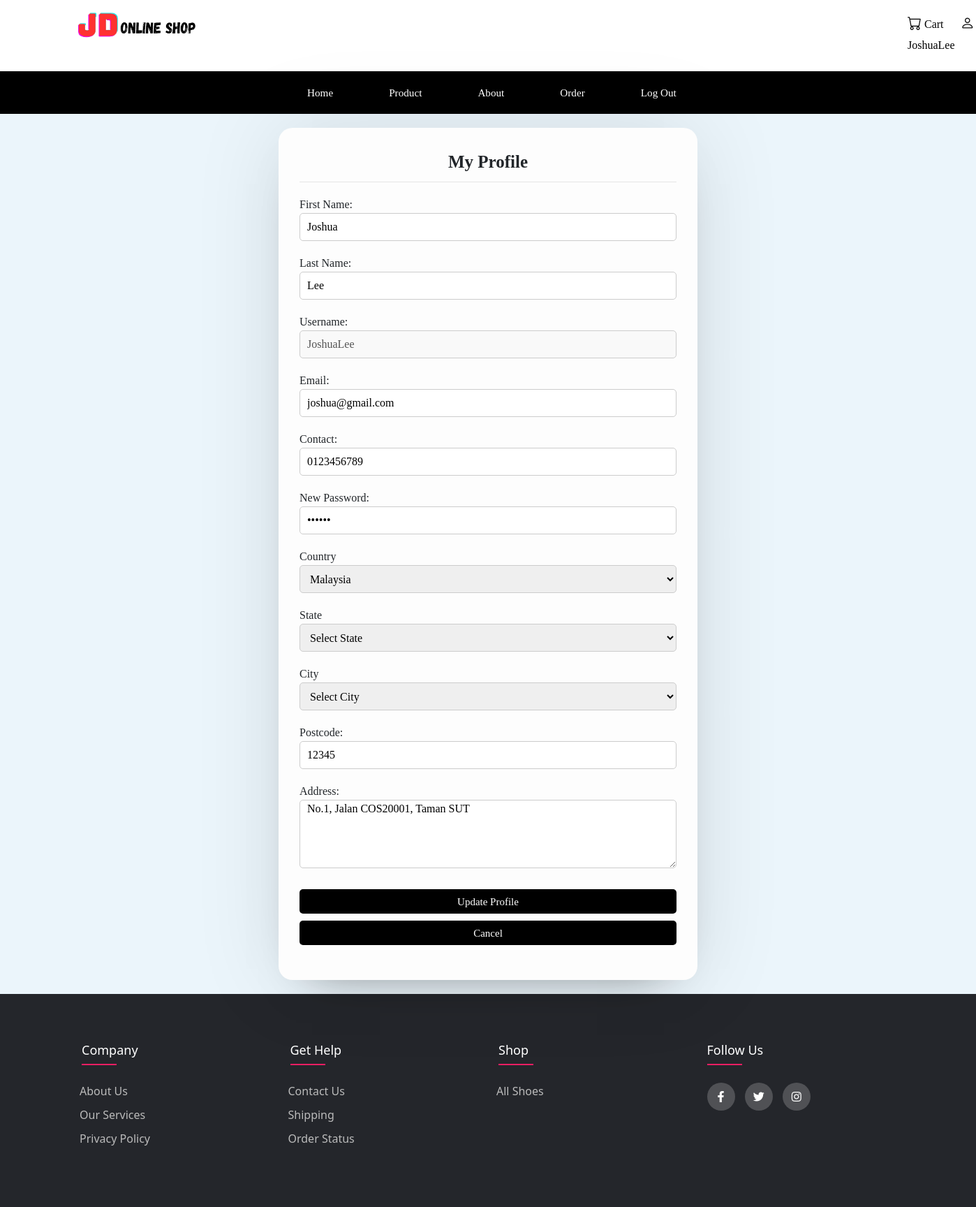
/customerprofile.php (signed in), run on the app's committed database.
### tables this page shows
CREATE TABLE `customers` (
  `cusID` int(255) NOT NULL,
  `firstName` varchar(255) NOT NULL,
  `lastName` varchar(255) NOT NULL,
  `username` varchar(255) NOT NULL,
  `email` varchar(255) NOT NULL,
  `contact` varchar(255) NOT NULL,
  `password` varchar(255) NOT NULL,
  `country_id` int(11) NOT NULL,
  `state_id` int(11) NOT NULL,
  `city_id` int(11) NOT NULL,
  `postcode` varchar(11) NOT NULL,
  `address` text NOT NULL
);

CREATE TABLE `countries` (
  `id` int(11) NOT NULL,
  `name` varchar(255) NOT NULL
);

### customerprofile.php (the view, shortened to what this page needs)
<?php
include("connect/config.php");
$cusID = $_SESSION["cusID"];
$query = mysqli_query($conn,"SELECT * FROM customers WHERE cusID=$cusID");
$r = mysqli_fetch_array($query);
?>
<!DOCTYPE html>
<html lang="en">
<head>
    <link rel="stylesheet" href="css/style.css">
</head>
<body>
    <?php include 'nav-footer/nav.php' ?>
    <div class="container">
        <div class="form-box">
            <header>My Profile</header>
            <form id="profileForm" action="<?php echo htmlspecialchars($_SERVER["PHP_SELF"]); ?>" method="POST">
                <div class="field input">
                    <label for="firstName" style="font-family: Verdana;">First Name:</label>
                    <input type="text" value="<?php echo $r['firstName'] ?>" id="firstName" name="firstName" required style="font-family: Verdana;">
                </div>
                <div class="field input">
                    <label for="lastName" style="font-family: Verdana;">Last Name:</label>
                    <input type="text" value="<?php echo $r['lastName'] ?>" id="lastName" name="lastName" required style="font-family: Verdana;">
                </div>
                <div class="field input">
                    <label for="username" style="font-family: Verdana;">Username:</label>
                    <input type="text" value="<?php echo $r['username'] ?>" id="username" name="username" disabled style="font-family: Verdana;">
                </div>
                <div class="field input">
                    <label for="email" style="font-family: Verdana;">Email:</label>
                    <input type="email" value="<?php echo $r['email'] ?>" id="email" name="email" required style="font-family: Verdana;">
                </div>
                <div class="field input">
                    <label for="contact" style="font-family: Verdana;">Contact:</label>
                    <input type="text" value="<?php echo $r['contact'] ?>" id="contact" name="contact" required style="font-family: Verdana;">
                </div>
                <div class="field input">
                    <label for="password" style="font-family: Verdana;">New Password:</label>
                    <input type="password" value="<?php echo $r['password'] ?>" id="password" name="password" required style="font-family: Verdana;">
                </div>
                <div class="field input">
                    <label for="country">Country</label>
                    <select id="country" name="country_id">
                      <?php
                      include('connect/config.php');
                      $fetch_country = mysqli_query($conn,"SELECT * FROM countries");
                      while($country = mysqli_fetch_array($fetch_country)){
                        ?>
                        <option <?php if($r['country_id'] == $country['id']){echo "selected";} ?> value="<?php echo $country['id']; ?>"><?php echo $country['name']; ?></option>
                    <?php } ?>
                </select>
            </div>
            <div class="field input">
                <label for="state">State</label>
                <select id="state" name="state_id">
                    <option value="0">Select State</option>
                </select>
            </div>
            <div class="field input">
                <label for="city" style="font-family: Verdana;">City</label>
                <select id="city" name="city_id">
                    <option value="0">Select City</option>
                </select>
            </div>
            <div class="field input">
                <label for="postcode" style="font-family: Verdana;">Postcode:</label>
                <input type="text" value="<?php echo $r['postcode'] ?>" id="postcode" name="postcode" required style="font-family: Verdana;">
            </div>
            <div class="field input">
                <label for="address" style="font-family: Verdana;">Address:</label>
                <textarea id="address" name="address" rows="4" cols="50" required style="font-family: Verdana;"><?php echo $r['address'] ?></textarea>
            </div>
            <div class="field submit">
                <button type="submit" name="submit" class="btn-1">Update Profile</button>
                <button type="button" onclick="cancelEdit()" class="btn-1">Cancel</button>
            </div>
        </form>
    </div>
</div>
<?php include 'nav-footer/footer.php' ?>
</body>
</html>

### nav-footer/nav.php (shortened to what this page needs)
<head>
	<link href="https://cdn.jsdelivr.net/npm/bootstrap@5.2.1/dist/css/bootstrap.min.css" rel="stylesheet">
	<link rel="stylesheet" href="https://cdn.jsdelivr.net/npm/bootstrap-icons@1.9.1/font/bootstrap-icons.css">
	<link rel="stylesheet" href="https://cdnjs.cloudflare.com/ajax/libs/font-awesome/5.15.4/css/all.min.css">
	<link rel="stylesheet" type="text/css" href="https://cdnjs.cloudflare.com/ajax/libs/font-awesome/5.15.1/css/all.min.css">
</head>
<nav>
    <div class="logoContainer">
        <i class="nav-logo" onclick="document.location.href='index.php'"><img src="images/nav-logo.png"></i>
    </div>
    <div class="icons">
        <a href="#" onclick="document.location='cart.php'" class="cart"><i class="bi bi-cart"></i><p class="menuLabel">  Cart</p></a>
        <?php
        if(empty($_SESSION["cusID"]))
        {
            echo '<a href="login.php" class="person"><i class="bi bi-person"></i><p class="menuLabel">  LogIn</p></a>';
        }
        else{
            $cusID = $_SESSION['cusID'];
            $query = mysqli_query($conn,"SELECT * FROM customers WHERE cusID=$cusID");
            while($result = mysqli_fetch_assoc($query)){
                $res_Uname = $result['username'];
            }
            ?>
            <a href="customerprofile.php" class="person"><i class="bi bi-person"></i><p class="menuLabel">  <?php echo $res_Uname ?></p></a>
        <?php } ?>
    </div>
    <br>
    <div class="navbar">
        <ul class="nav-ul">
            <?php
            if(empty($_SESSION["cusID"]))
            {
                echo '<li><a href="index.php" class="start">Home</a></li>';
                echo '<li><a href="product.php">Product</a></li>';
                echo '<li><a href="aboutus.php">About</a></li>';
                echo '<li><a href="login.php">Login</a></li>';
            }
            else
            {
                echo '<li><a href="index.php" class="start">Home</a></li>';
                echo '<li><a href="product.php">Product</a></li>';
                echo '<li><a href="aboutus.php">About</a></li>';
                echo '<li><a href="orderhistory.php">Order</a></li>';
                echo '<li><a href="connect/logout.php">Log Out</a></li>';
            }
            ?>
        </ul>
    </div>
</nav>

### css/style.css (style rules this page uses)
.container { display: flex; align-items: center; justify-content: center; background-color: #EBF5FB; min-height: 83vh; min-width: 100%; }
.form-box { width: 600px; margin: 0px 10px; }
.form-box header { font-size: 25px; font-weight: 600; padding-bottom: 10px; border-bottom: 1px solid #e6e6e6; margin-bottom: 20px; text-align: center; }
.form-box form .field { display: flex; margin-bottom: 20px; flex-direction: column; }
.form-box form .input input { height: 40px; width: 100%; font-size: 16px; padding: 0 10px; border-radius: 5px; border: 1px solid #ccc; outline: none; }
.btn-1 { height: 35px; background: #000000; border: 0; border-radius: 5px; color: #fff; font-size: 15px; cursor: pointer; transition: all .3s; margin-top: 10px; padding: 0px 10px; }
.submit { width: 100%; }

### customerprofile.php (style rules this page uses)
.container { display: flex; align-items: center; justify-content: center; background-color: #EBF5FB; min-height: 83vh; min-width: 100%; }
.form-box { width: 600px; margin: 0px 10px; background: #fdfdfd; padding: 30px 30px; border-radius: 20px; box-shadow: 0 0 128px 0 rgba(0, 0, 0, 0.1), 0 32px 64px -48px rgba(0, 0, 0, 0.5); font-family: Verdana; margin: 20px; }
.form-box header { font-size: 25px; font-weight: 600; padding-bottom: 10px; border-bottom: 1px solid #e6e6e6; margin-bottom: 20px; text-align: center; font-family: Verdana; }
.form-box form .field { display: flex; margin-bottom: 20px; flex-direction: column; }
.form-box form .input input, select { height: 40px; width: 100%; font-size: 16px; padding: 0 10px; border-radius: 5px; border: 1px solid #ccc; outline: none; font-family: Verdana; }
.form-box textarea { width: 100%; font-size: 16px; padding: 0 10px; border-radius: 5px; border: 1px solid #ccc; outline: none; }
.btn-1 { height: 35px; background: #000000; border: 0; border-radius: 5px; color: #fff; font-size: 15px; cursor: pointer; transition: all .3s; margin-top: 10px; padding: 0px 10px; font-family: Verdana; }

### nav-footer/nav.php (style rules this page uses)
.navbar { background-color: black; padding: 18px 0; }
.nav-ul { list-style-type: none; margin: 0; padding: 0; display: flex; justify-content: center; }
.nav-ul li { color: white; text-align: center; padding: 0 20px; }
.start { margin-left: 400px; }
.nav-ul li a { float: none; transform: translate(-50%, -50%); color: white; text-align: center; padding: 20px; text-decoration: none; font-family: Verdana; font-size: 0.95rem; }
.nav-logo img { width: 200px; height: 50px; }
.logoContainer { margin-left: 100px; margin-top: 10px; }
.icons { justify-content: end; margin-top: -42px; margin-left: 1300px; }
.favourite, .cart, .person { font-size: 1.25rem; color: black; padding-right: 20px; text-decoration: none; }
.menuLabel { font-size: 1rem; display: inline; margin-top: -50px; font-family: Verdana; }

### data on the page
customers: username "JoshuaLee", firstName "Joshua", lastName "Lee", email "joshua@gmail.com", contact "0123456789", country_id "Malaysia", postcode "12345", address "No.1, Jalan COS20001, Taman SUT"
